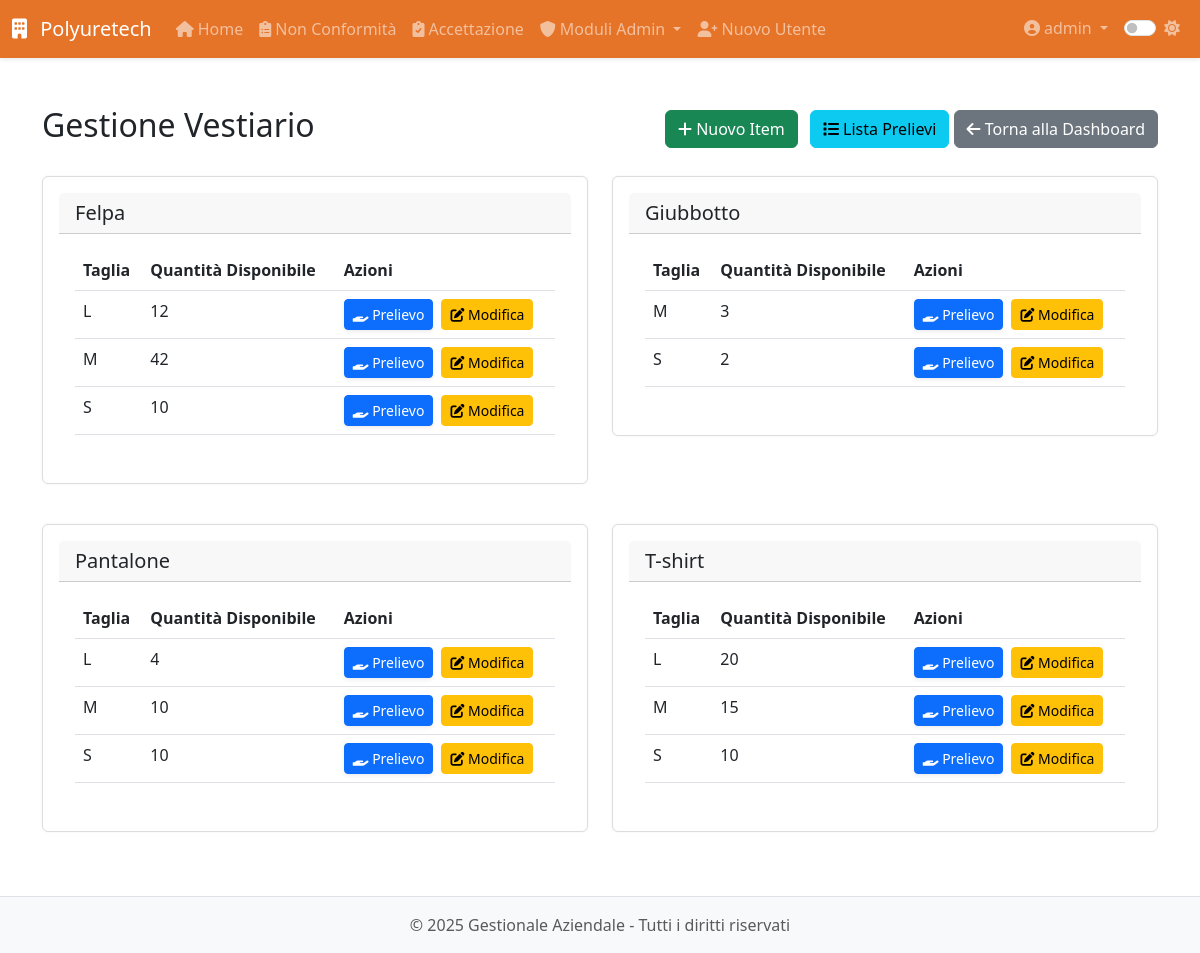
/modulo8/vestiario (signed in), run on the app's committed database.
### app/models.py (models this page shows, shortened)
class User(UserMixin, db.Model):
    __tablename__ = 'users'
    id = db.Column(db.Integer, primary_key=True)
    username = db.Column(db.String(64), unique=True, nullable=False, index=True)
    email = db.Column(db.String(120), unique=True, nullable=False, index=True)
    password_hash = db.Column(db.String(128), nullable=False)
    role = db.Column(db.String(20), default='operatore')  # 'operatore' o 'admin'
    created_at = db.Column(db.DateTime, default=datetime.utcnow)
    last_login = db.Column(db.DateTime)
    is_active = db.Column(db.Boolean, default=True)
    is_admin = db.Column(db.Boolean, default=False)
    modules = db.Column(db.String(255), default='')  # Lista di moduli accessibili separati da virgola
    modulo1_entries = db.relationship('Modulo1Entry',
                               backref='author',
                               lazy='dynamic',
                               foreign_keys='Modulo1Entry.user_id')
    modulo5_entries = db.relationship('Modulo5Entry',
                               backref='author',
                               lazy='dynamic',
                               foreign_keys='Modulo5Entry.user_id')
    def is_admin(self):
        return self.role == 'admin'

class Inventory(db.Model):
    __tablename__ = 'inventory'
    id = db.Column(db.Integer, primary_key=True)
    nome = db.Column(db.String(128), nullable=False)
    taglia = db.Column(db.String(64))                        # facoltativa
    quantita = db.Column(db.Integer, default=0, nullable=False)

### app/routes/modulo8.py (the view)
@modulo8.route('/vestiario')
@login_required
@admin_required
def vestiario():
    inventory = Inventory.query.order_by(Inventory.nome, Inventory.taglia).all()
    dipendenti = Dipendente.query.filter_by(archiviato=False).order_by(Dipendente.nome, Dipendente.cognome).all()
    return render_template(
        'modulo8/vestiario.html',
        inventory=inventory,
        dipendenti=dipendenti
    )

### app/models.py (called while the page is built)
@login_manager.user_loader
def load_user(id):
    return User.query.get(int(id))

### app/utils.py (called while the page is built)
def admin_required(f):
    @wraps(f)
    def decorated_function(*args, **kwargs):
        if not current_user.is_admin:
            abort(403)
        return f(*args, **kwargs)
    return decorated_function

### app/templates/modulo8/vestiario.html (shortened to what this page needs)
{% extends 'base.html' %}
{% block content %}
<div class="module-view">
    <div class="d-flex justify-content-between align-items-center mb-4">
        <h2>Gestione Vestiario</h2>
        <div>
            <a href="{{ url_for('modulo8.aggiungi_item_vestiario') }}" class="btn btn-success">
                <i class="fas fa-plus"></i> Nuovo Item
            </a>
            <a href="{{ url_for('modulo8.lista_prelievi_vestiario') }}" class="btn btn-info ms-2">
                <i class="fas fa-list"></i> Lista Prelievi
            </a>
            <a href="{{ url_for('modulo8.dashboard') }}" class="btn btn-secondary">
                <i class="fas fa-arrow-left"></i> Torna alla Dashboard
            </a>
        </div>
    </div>
    <div class="row">
        {% for nome, items in inventory|groupby('nome') %}
        <div class="col-md-6 mb-4">
            <div class="card">
                <div class="card-header">
                    <h5 class="card-title mb-0">{{ nome }}</h5>
                </div>
                <div class="card-body">
                    <div class="table-responsive">
                        <table class="table">
                            <thead>
                                <tr>
                                    <th>Taglia</th>
                                    <th>Quantità Disponibile</th>
                                    <th>Azioni</th>
                                </tr>
                            </thead>
                            <tbody>
                                {% for item in items %}
                                <tr>
                                    <td>{{ item.taglia }}</td>
                                    <td>{{ item.quantita }}</td>
                                    <td>
                                        <div class="d-flex gap-2">
                                            <button type="button"
                                                    class="btn btn-primary btn-sm"
                                                    data-bs-toggle="modal"
                                                    data-bs-target="#prelievoModal{{ item.id }}">
                                                <i class="fas fa-hand-holding"></i> Prelievo
                                            </button>
                                            <a href="{{ url_for('modulo8.modifica_item_vestiario', id=item.id) }}"
                                               class="btn btn-warning btn-sm">
                                                <i class="fas fa-edit"></i> Modifica
                                            </a>
                                        </div>
                                    </td>
                                </tr>
                                {% endfor %}
                            </tbody>
                        </table>
                    </div>
                </div>
            </div>
        </div>
        {% endfor %}
    </div>
</div>
{% endblock %}

### app/templates/base.html (shortened to what this page needs)
<!DOCTYPE html>
<html lang="it">
<head>
    <link href="https://cdn.jsdelivr.net/npm/bootstrap@5.3.0-alpha1/dist/css/bootstrap.min.css" rel="stylesheet">
    <link rel="stylesheet" href="https://cdnjs.cloudflare.com/ajax/libs/font-awesome/6.0.0/css/all.min.css">
    <link id="theme-style" rel="stylesheet" href="{{ url_for('static', filename='css/theme-' + theme + '.css') }}">
    <link rel="stylesheet" href="{{ url_for('static', filename='css/style.css') }}">
    <link rel="stylesheet" href="{{ url_for('static', filename='css/modulo8.css') }}">
</head>
<body>
    <header class="navbar navbar-expand-lg navbar-dark bg-primary sticky-top shadow-sm">
        <div class="container-fluid">
            <a class="navbar-brand" href="{{ url_for('dashboard.index') }}">
                <i class="fas fa-building me-2"></i> Polyuretech
            </a>
            <div class="collapse navbar-collapse" id="navbarMain">
                {% if current_user.is_authenticated %}
                <ul class="navbar-nav me-auto">
                    <li class="nav-item">
                        <a class="nav-link" href="{{ url_for('dashboard.index') }}">
                            <i class="fas fa-home me-1"></i>Home
                        </a>
                    </li>
                    <li class="nav-item">
                        <a class="nav-link" href="{{ url_for('modulo1.index') }}">
                            <i class="fas fa-clipboard-list me-1"></i>Non Conformità
                        </a>
                    </li>
                    <li class="nav-item">
                        <a class="nav-link" href="{{ url_for('modulo5.index') }}">
                            <i class="fas fa-clipboard-check me-1"></i>Accettazione
                        </a>
                    </li>
                    {% if current_user.is_admin() %}
                    <li class="nav-item dropdown">
                        <a class="nav-link dropdown-toggle" href="#" id="adminModulesDropdown" data-bs-toggle="dropdown">
                            <i class="fas fa-shield-alt me-1"></i>Moduli Admin
                        </a>
                    </li>
                    <li class="nav-item">
                        <a class="nav-link" href="{{ url_for('auth.register') }}">
                            <i class="fas fa-user-plus me-1"></i>Nuovo Utente
                        </a>
                    </li>
                    {% endif %}
                </ul>
                <ul class="navbar-nav ms-auto">
                    <li class="nav-item dropdown">
                        <a class="nav-link dropdown-toggle" href="#" id="userDropdown" data-bs-toggle="dropdown">
                            <i class="fas fa-user-circle me-1"></i>{{ current_user.username }}
                        </a>
                    </li>
                    <li class="nav-item">
                        <div class="nav-link">
                            <div class="form-check form-switch">
                                <input class="form-check-input" type="checkbox" id="darkModeToggle" {% if theme == 'dark' %}checked{% endif %}>
                                <label class="form-check-label" for="darkModeToggle">
                                    <i id="theme-icon" class="fas {% if theme == 'dark' %}fa-moon{% else %}fa-sun{% endif %}"></i>
                                </label>
                            </div>
                        </div>
                    </li>
                </ul>
                {% endif %}
            </div>
        </div>
    </header>
    <main class="container py-4">
        {% block content %}{% endblock %}
    </main>
    <footer class="footer mt-auto py-3 bg-light">
        <div class="container text-center">
            <span class="text-muted">&copy; {{ current_year }} {{ app_name }} - Tutti i diritti riservati</span>
        </div>
    </footer>
</body>
</html>

### app/static/css/theme-light.css (style rules this page uses)
:root { --primary-color: #e05a00d7; --secondary-color: #6c757d; --bg-color: #ffffff; --text-color: #212529; --border-color: #dee2e6; --hover-bg: #f8f9fa; --card-bg: #ffffff; --card-border: #e9ecef; --input-bg: #ffffff; --input-border: #ced4da; --footer-bg: #f8f9fa; --footer-text: #6c757d; --bs-primary-rgb: 0, 0, 0; --bs-success-rgb: 1, 150, 20; --bs-info-rgb: 0, 0, 255; --bs-purple-rgb: 128, 0, 128; --bs-orange-rgb: 255, 165, 0; --bs-teal-rgb: 180, 180, 180; --bs-warning-rgb: 255, 255, 0; --bs-danger-rgb: 255, 0, 0; --bs-btn-bg: #ffffff; }
body { background-color: var(--bg-color); color: var(--text-color); transition: all 0.3s ease; }
.navbar-dark { background-color: var(--primary-color) !important; }
.card { background-color: var(--card-bg); border-color: var(--card-border); box-shadow: 0 0.125rem 0.25rem rgba(0, 0, 0, 0.075); transition: all 0.3s ease; }
.footer { background-color: var(--footer-bg) !important; color: var(--footer-text); border-top: 1px solid var(--border-color); }
.table { color: var(--text-color); }

### app/static/css/style.css (style rules this page uses)
body { display: flex; flex-direction: column; min-height: 100vh; }
main { flex: 1; }
.btn-primary { box-shadow: 0 .125rem .25rem rgba(0,0,0,.075); }
.table-responsive { overflow-x: auto; -webkit-overflow-scrolling: touch; }

### app/static/css/modulo8.css (style rules this page uses)
.card { background: #fff; padding: 1rem; border: 1px solid #ddd; border-radius: 6px; margin-bottom: 1rem; box-shadow: 0 0 3px rgba(0,0,0,0.05); }

### data on the page
User: username "admin"
Inventory: nome "Felpa", taglia "L", quantita "12"
Inventory: taglia "M", quantita "42"
Inventory: taglia "S", quantita "10"
Inventory: nome "Giubbotto", taglia "M", quantita "3"
Inventory: taglia "S", quantita "2"
Inventory: nome "Pantalone", taglia "L", quantita "4"
Inventory: taglia "M", quantita "10"
Inventory: taglia "S", quantita "10"
Inventory: nome "T-shirt", taglia "L", quantita "20"
Inventory: taglia "M", quantita "15"
Inventory: taglia "S", quantita "10"

### other printed values
{{ app_name }} "Gestionale Aziendale"
